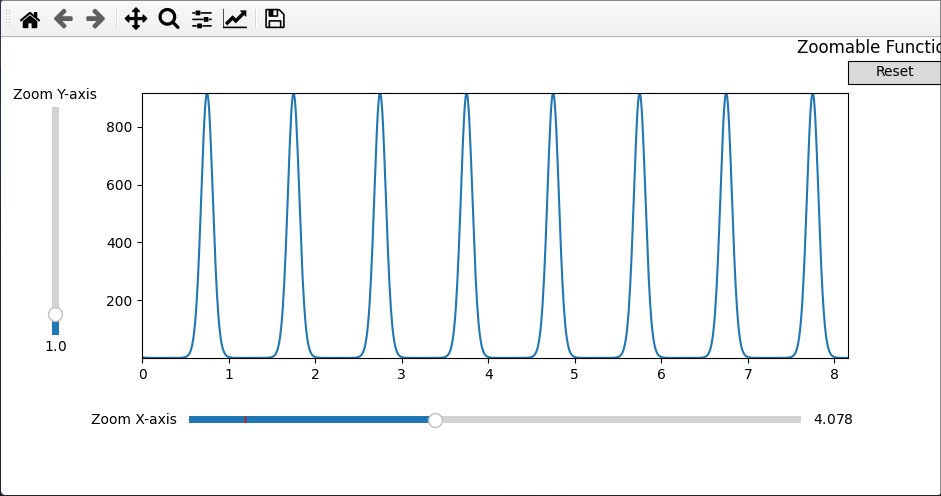

Source code (Python):
import numpy as np
import matplotlib
# Wayland shenanigans
matplotlib.use("Qt5Agg")
from matplotlib.widgets import Slider, Button
from matplotlib import pyplot as plt
from math import pi


class Plot:
    def __init__(self, min=0, max=2, points=1000):
        self.min = min
        self.max = max
        self.points = points

        # Create the figure and axis
        self.fig, self.axis = plt.subplots(figsize=(12, 10))
        plt.subplots_adjust(left=0.15, bottom=0.3)

        # Initial plot setup
        self.x_values = np.linspace(min, max, points)  # Domain
        self.y_values = self.h_func(self.x_values)  # Compute y-values
        self.plot_line, = self.axis.plot(self.x_values, self.y_values)

    def lambda_func(self, x_values):
        return 5 * np.sin(2 * np.pi * 1 * x_values)

    def h_func(self, x_values):
        return 3 * np.power(pi, -self.lambda_func(x_values))

    def plot(self):
        plt.title("Zoomable Function Plot")
        plt.grid(True)
        plt.show()

class SliderPlot(Plot):
    def __init__(self, min=0, max=2, points=1000):
        super().__init__(min,max,points)
        # Create sliders
        self.x_slider = Slider(
            ax=plt.axes([0.2, 0.15, 0.65, 0.03]),
            label='Zoom X-axis',
            valmin=0.1,
            valmax=10,
            valinit=1,
        )

        self.y_slider = Slider(
            ax=plt.axes([0.05, 0.35, 0.015, 0.5]),  # Adjust to make vertical slider fit
            label='Zoom Y-axis',
            valmin=0.1,
            valmax=10,
            valinit=1,
            orientation="vertical"
        )

        # Add listeners for sliders
        self.x_slider.on_changed(self.update)
        self.y_slider.on_changed(self.update)

        # Create reset button
        self.reset_button = Button(
            ax=plt.axes([0.9, 0.9, 0.1, 0.05]),  # Adjust location for the button
            label="Reset"
        )
        self.reset_button.on_clicked(self.reset)

    def update(self, val):
        # Get the current slider values
        x_zoom = self.x_slider.val
        y_zoom = self.y_slider.val

        # Update the axis limits based on slider values
        new_min = self.min * x_zoom
        new_max = self.max * x_zoom

        # Adjusting the x-limits to avoid clipping of periodicity when zooming out
        self.axis.set_xlim(new_min, new_max)
        self.axis.set_ylim(np.min(self.y_values) * y_zoom, np.max(self.y_values) * y_zoom)

        # Recompute the y-values based on the new x-axis range
        self.x_values = np.linspace(new_min, new_max, self.points)  # Adjust x-values to match the zoom
        self.y_values = self.h_func(self.x_values)

        self.plot_line.set_xdata(self.x_values)
        self.plot_line.set_ydata(self.y_values)

        # Redraw the plot
        self.fig.canvas.draw_idle()

    def reset(self, event):
        # Reset the sliders to their initial values
        self.x_slider.reset()
        self.y_slider.reset()

    def plot(self):
        super().plot()

def main():
    graph = SliderPlot()
    graph.plot()

if __name__ == "__main__":
    main()
